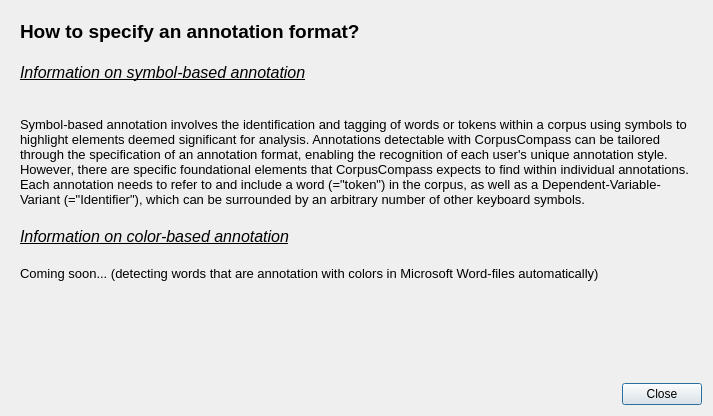
<?xml version="1.0" encoding="UTF-8"?>
<ui version="4.0">
 <class>AnnotationHelpDialog</class>
 <widget class="QDialog" name="AnnotationHelpDialog">
  <property name="geometry">
   <rect>
    <x>0</x>
    <y>0</y>
    <width>713</width>
    <height>416</height>
   </rect>
  </property>
  <property name="windowTitle">
   <string>Dialog</string>
  </property>
  <layout class="QVBoxLayout" name="verticalLayout">
   <item alignment="Qt::AlignTop">
    <widget class="QWidget" name="widget" native="true">
     <layout class="QVBoxLayout" name="verticalLayout_2">
      <property name="spacing">
       <number>20</number>
      </property>
      <item>
       <widget class="QLabel" name="label_header">
        <property name="font">
         <font>
          <pointsize>14</pointsize>
          <bold>true</bold>
         </font>
        </property>
        <property name="text">
         <string>How to specify an annotation format?</string>
        </property>
       </widget>
      </item>
      <item>
       <widget class="QLabel" name="label_symoblbased">
        <property name="font">
         <font>
          <pointsize>12</pointsize>
          <italic>true</italic>
          <underline>true</underline>
         </font>
        </property>
        <property name="text">
         <string>Information on symbol-based annotation</string>
        </property>
       </widget>
      </item>
      <item>
       <widget class="QLabel" name="label_2">
        <property name="font">
         <font>
          <pointsize>10</pointsize>
         </font>
        </property>
        <property name="text">
         <string>
Symbol-based annotation involves the identification and tagging of words or tokens within a corpus using symbols to highlight elements deemed significant for analysis. Annotations detectable with CorpusCompass can be tailored through the specification of an annotation format, enabling the recognition of each user's unique annotation style. However, there are specific foundational elements that CorpusCompass expects to find within individual annotations. Each annotation needs to refer to and include a word (=&quot;token&quot;) in the corpus, as well as a Dependent-Variable-Variant (=&quot;Identifier&quot;), which can be surrounded by an arbitrary number of other keyboard symbols.</string>
        </property>
        <property name="wordWrap">
         <bool>true</bool>
        </property>
       </widget>
      </item>
      <item>
       <widget class="QLabel" name="label_colorbased">
        <property name="font">
         <font>
          <pointsize>12</pointsize>
          <italic>true</italic>
          <underline>true</underline>
         </font>
        </property>
        <property name="text">
         <string>Information on color-based annotation</string>
        </property>
       </widget>
      </item>
      <item>
       <widget class="QLabel" name="label_3">
        <property name="font">
         <font>
          <pointsize>10</pointsize>
         </font>
        </property>
        <property name="text">
         <string>Coming soon... (detecting words that are annotation with colors in Microsoft Word-files automatically)</string>
        </property>
        <property name="wordWrap">
         <bool>true</bool>
        </property>
       </widget>
      </item>
     </layout>
    </widget>
   </item>
   <item>
    <widget class="QDialogButtonBox" name="buttonBox">
     <property name="orientation">
      <enum>Qt::Horizontal</enum>
     </property>
     <property name="standardButtons">
      <set>QDialogButtonBox::Close</set>
     </property>
    </widget>
   </item>
  </layout>
 </widget>
 <resources/>
 <connections>
  <connection>
   <sender>buttonBox</sender>
   <signal>accepted()</signal>
   <receiver>AnnotationHelpDialog</receiver>
   <slot>accept()</slot>
   <hints>
    <hint type="sourcelabel">
     <x>257</x>
     <y>406</y>
    </hint>
    <hint type="destinationlabel">
     <x>157</x>
     <y>274</y>
    </hint>
   </hints>
  </connection>
  <connection>
   <sender>buttonBox</sender>
   <signal>rejected()</signal>
   <receiver>AnnotationHelpDialog</receiver>
   <slot>reject()</slot>
   <hints>
    <hint type="sourcelabel">
     <x>325</x>
     <y>406</y>
    </hint>
    <hint type="destinationlabel">
     <x>286</x>
     <y>274</y>
    </hint>
   </hints>
  </connection>
 </connections>
</ui>
